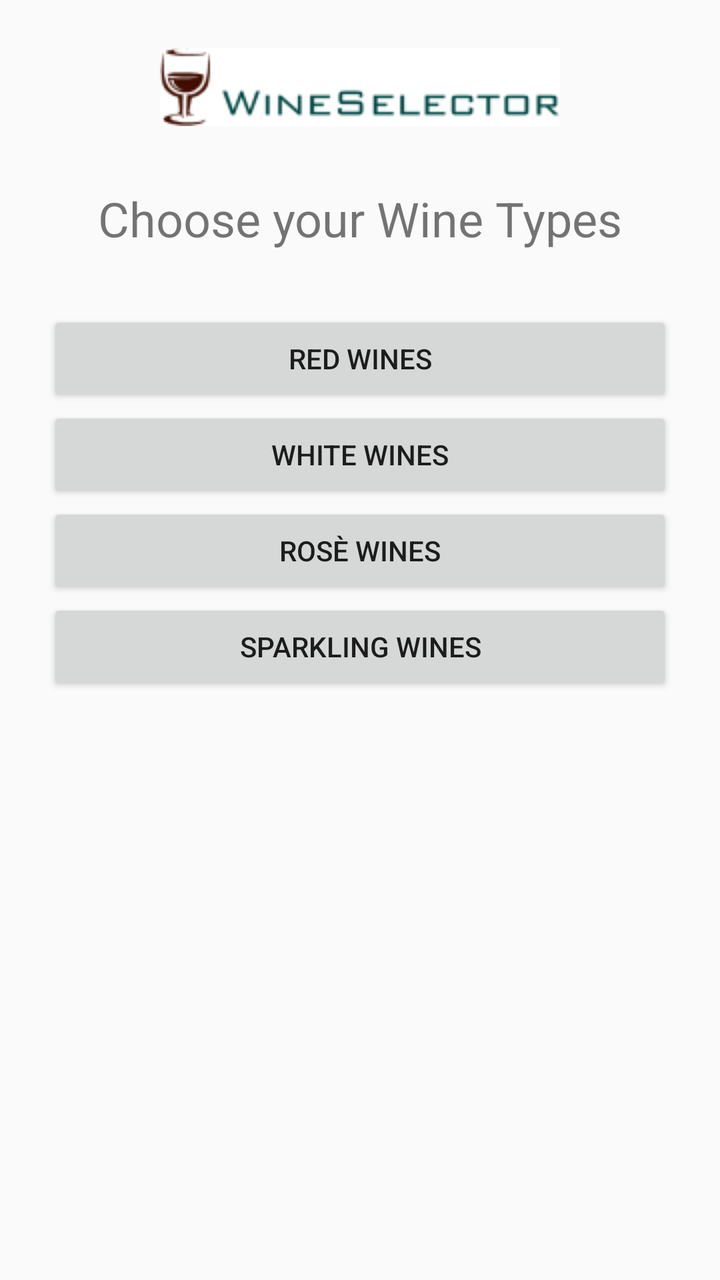
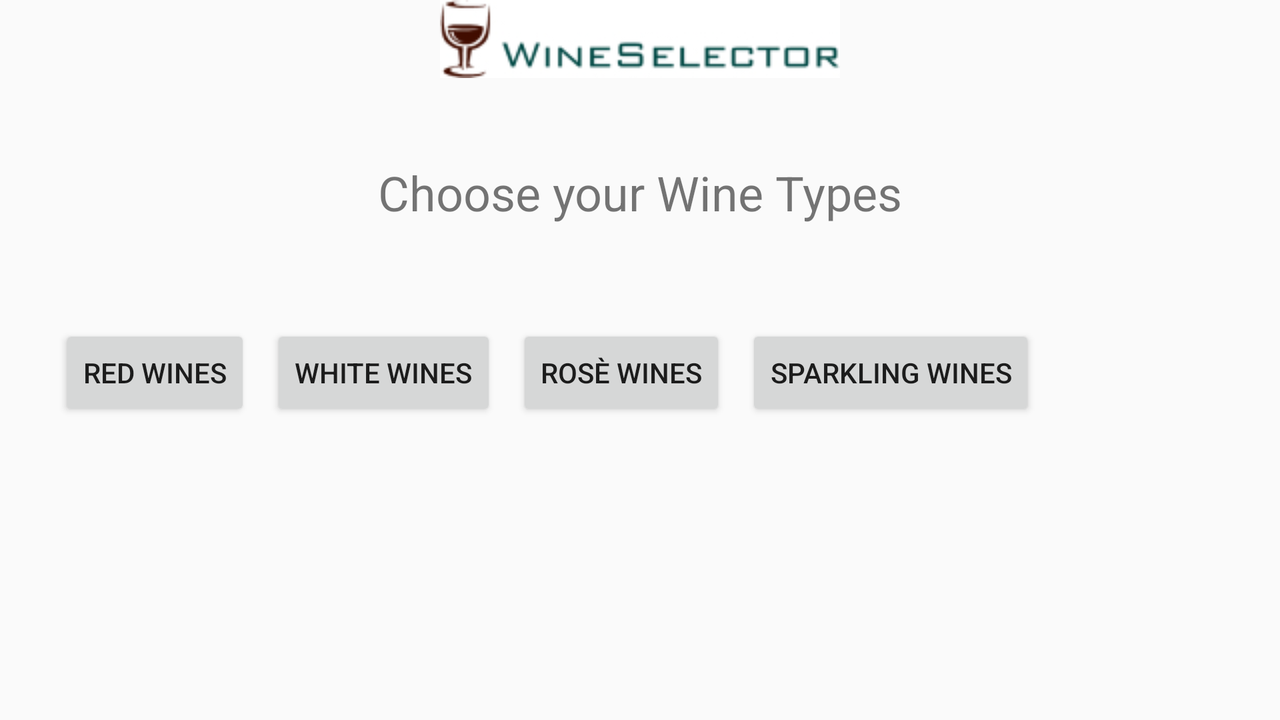

One screen, two layout resources from the same app: the default and the repository's alternative for another configuration. Each is rendered where Android would select it; the XML of both is given below.
<!-- AndroidManifest.xml: application theme AppTheme -->
<!-- res/layout/activity_winetypes.xml -->
<?xml version="1.0" encoding="utf-8"?>
<RelativeLayout xmlns:android="http://schemas.android.com/apk/res/android"
    xmlns:tools="http://schemas.android.com/tools"
    android:layout_width="match_parent"
    android:layout_height="match_parent"
    android:paddingBottom="@dimen/activity_vertical_margin"
    android:paddingLeft="@dimen/activity_horizontal_margin"
    android:paddingRight="@dimen/activity_horizontal_margin"
    android:paddingTop="@dimen/activity_vertical_margin"
    tools:context=".Element.WinetypesActivity">

    <LinearLayout
        android:orientation="vertical"
        android:layout_width="match_parent"
        android:layout_height="wrap_content"
        android:paddingTop="24dp"
        android:paddingLeft="24dp"
        android:paddingRight="24dp">

        <ImageView
            android:id="@+id/logo"
            android:layout_width="match_parent"
            android:layout_height="wrap_content"
            android:src="@drawable/wineselector_logo"/>

        <TextView
            android:layout_gravity="center"
            android:layout_width="wrap_content"
            android:layout_height="wrap_content"
            android:text="Choose your Wine Types"
            android:textSize="24dp"
            android:paddingTop="30dp"/>

        <Button
            android:id="@+id/redWine"
            android:onClick="onClick"
            android:layout_width="match_parent"
            android:layout_height="wrap_content"
            android:text="Red Wines"
            android:layout_marginTop="30dp"/>

        <Button
            android:id="@+id/whiteWine"
            android:onClick="onClick"
            android:layout_width="match_parent"
            android:layout_height="wrap_content"
            android:text="White Wines"/>

        <Button
            android:id="@+id/roseWine"
            android:onClick="onClick"
            android:layout_width="match_parent"
            android:layout_height="wrap_content"
            android:text="Rosè Wines"/>

        <Button
            android:id="@+id/sparklingWine"
            android:onClick="onClick"
            android:layout_width="match_parent"
            android:layout_height="wrap_content"
            android:text="Sparkling Wines"/>

    </LinearLayout>

</RelativeLayout>
<!-- resources referenced by this layout -->
<resources>
  <!-- drawable wineselector_logo: png bitmap (drawable, 5645 bytes) -->
  <style name="AppTheme" parent="Theme.AppCompat.Light.DarkActionBar">
          
          <item name="colorPrimary">@color/colorPrimary</item>
          <item name="colorPrimaryDark">@color/colorPrimaryDark</item>
          <item name="colorAccent">@color/colorAccent</item>
      </style>
  <color name="colorPrimary">#3F51B5</color>
  <color name="colorPrimaryDark">#303F9F</color>
  <color name="colorAccent">#FF4081</color>
</resources>
<!-- res/layout-land/activity_winetypes.xml (the repository's variant of the layout above) -->
<!-- drawn on the phone turned sideways -->
<?xml version="1.0" encoding="utf-8"?>
<RelativeLayout xmlns:android="http://schemas.android.com/apk/res/android"
    xmlns:tools="http://schemas.android.com/tools"
    android:layout_width="match_parent"
    android:layout_height="match_parent"
    android:paddingBottom="@dimen/activity_vertical_margin"
    android:paddingLeft="@dimen/activity_horizontal_margin"
    android:paddingRight="@dimen/activity_horizontal_margin"
    android:paddingTop="@dimen/activity_vertical_margin"
    tools:context=".Element.WinetypesActivity">

        <ImageView
            android:id="@+id/logo"
            android:layout_width="match_parent"
            android:layout_height="wrap_content"
            android:src="@drawable/wineselector_logo"/>

        <TextView
            android:id="@+id/types"
            android:layout_gravity="center"
            android:layout_width="wrap_content"
            android:layout_height="wrap_content"
            android:layout_centerHorizontal="true"
            android:text="Choose your Wine Types"
            android:textSize="24dp"
            android:paddingTop="80dp"/>

    <LinearLayout
        android:orientation="horizontal"
        android:layout_below="@+id/types"
        android:layout_width="fill_parent"
        android:layout_height="fill_parent">

        <Button
            android:id="@+id/redWine"
            android:onClick="onClick"
            android:layout_centerHorizontal="true"
            android:layout_width="wrap_content"
            android:layout_height="wrap_content"
            android:text="Red Wines"
            android:layout_marginTop="50dp"
            android:layout_marginLeft="30dp"
            android:layout_marginRight="10dp"/>

        <Button
            android:id="@+id/whiteWine"
            android:onClick="onClick"
            android:layout_width="wrap_content"
            android:layout_height="wrap_content"
            android:text="White Wines"
            android:layout_marginTop="50dp"
            android:layout_marginRight="10dp"/>

        <Button
            android:id="@+id/roseWine"
            android:onClick="onClick"
            android:layout_width="wrap_content"
            android:layout_height="wrap_content"
            android:layout_marginTop="50dp"
            android:text="Rosè Wines"
            android:layout_marginRight="10dp"/>

        <Button
            android:id="@+id/sparklingWine"
            android:onClick="onClick"
            android:layout_width="wrap_content"
            android:layout_height="wrap_content"
            android:layout_marginTop="50dp"
            android:text="Sparkling Wines"/>

    </LinearLayout>

</RelativeLayout>
